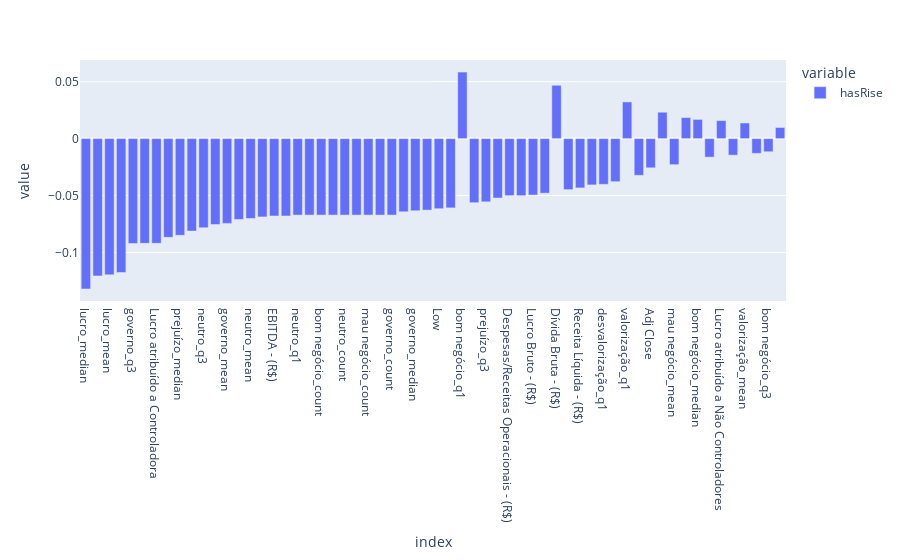

Notebook code for this chart:
### Markdown cell above
## Top correlações

### Code cell
QTD_BEST = 60
METHOD = 'spearman'

hasRise_train_correlations_pearson = df_petr4_train.drop('Date', axis='columns').corr(method=METHOD)['hasRise']
top_idx = hasRise_train_correlations_pearson.abs().nlargest(QTD_BEST+1).index
top_corrs = hasRise_train_correlations_pearson[top_idx][1:]
px.bar(top_corrs)

### Figure 1 — Plotly figure (JSON) as saved in the notebook; plotly's stock layout.template omitted (floating-point values rounded to 4 significant figures)
{"data": [{"alignmentgroup": "True", "hovertemplate": "variable=hasRise<br>index=%{x}<br>value=%{y}<extra></extra>", "legendgroup": "hasRise", "marker": {"color": "#636efa", "pattern": {"shape": ""}}, "name": "hasRise", "offsetgroup": "hasRise", "orientation": "v", "showlegend": true, "textposition": "auto", "type": "bar", "x": ["lucro_median", "mau negócio_median", "lucro_mean", "lucro_q3", "governo_q3", "Lucro Líquido - (R$)", "Lucro atribuído a Controladora", "neutro_median", "prejuízo_median", "mau negócio_q1", "neutro_q3", "lucro_q1", "governo_mean", "desvalorização_q3", "neutro_mean", "desvalorização_median", "EBITDA - (R$)", "EBIT - (R$)", "neutro_q1", "valorização_count", "bom negócio_count", "lucro_count", "neutro_count", "desvalorização_count", "mau negócio_count", "prejuízo_count", "governo_count", "desvalorização_mean", "governo_median", "Close", "Low", "High", "bom negócio_q1", "Margem Líquida - (%)", "prejuízo_q3", "Open", "Despesas/Receitas Operacionais - (R$)", "Margem Ebitda - (%)", "Lucro Bruto - (R$)", "Impostos - (R$)", "Dívida Bruta - (R$)", "prejuízo_mean", "Receita Líquida - (R$)", "Margem Bruta - (%)", "desvalorização_q1", "prejuízo_q1", "valorização_q1", "valorização_q3", "Adj Close", "valorização_median", "mau negócio_mean", "bom negócio_mean", "bom negócio_median", "mau negócio_q3", "Lucro atribuído a Não Controladores", "Custos - (R$)", "valorização_mean", "governo_q1", "bom negócio_q3", "Resultado Financeiro - (R$)"], "xaxis": "x", "y": [-0.132, -0.1206, -0.1197, -0.1176, -0.09217, -0.09198, -0.09198, -0.08674, -0.08493, -0.08121, -0.07827, -0.07548, -0.07446, -0.07103, -0.07015, -0.06878, -0.06796, -0.06796, -0.06717, -0.06716, -0.06716, -0.06716, -0.06716, -0.06716, -0.06716, -0.06716, -0.06716, -0.06428, -0.06335, -0.0628, -0.06158, -0.06085, 0.05846, -0.05628, -0.05552, -0.05219, -0.05009, -0.05009, -0.04959, -0.04794, 0.04684, -0.04481, -0.0433, -0.04065, -0.04016, -0.03782, 0.03224, -0.03224, -0.02565, 0.02319, -0.02289, 0.01849, 0.01688, -0.01629, 0.01583, -0.01453, 0.01375, -0.01296, -0.01155, 0.009788], "yaxis": "y"}], "layout": {"barmode": "relative", "legend": {"title": {"text": "variable"}, "tracegroupgap": 0}, "margin": {"t": 60}, "xaxis": {"anchor": "y", "domain": [0, 1], "title": {"text": "index"}}, "yaxis": {"anchor": "x", "domain": [0, 1], "title": {"text": "value"}}}}
